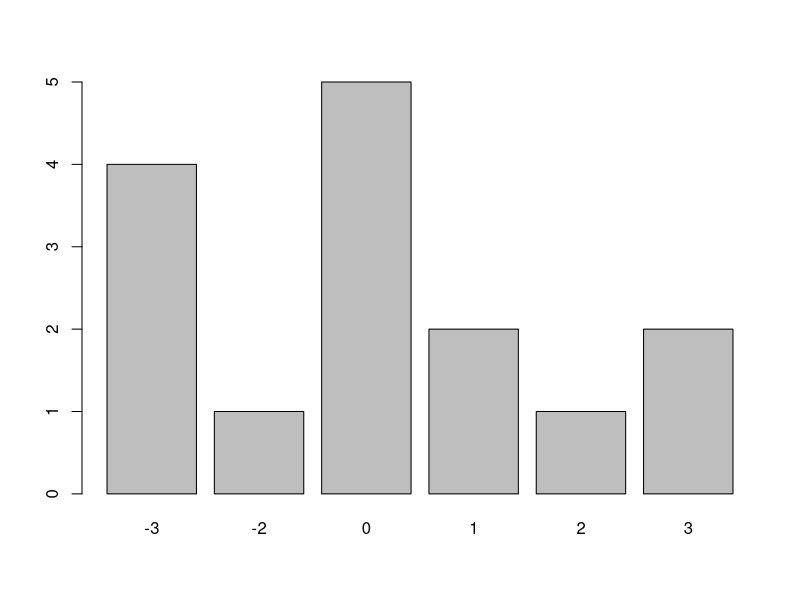
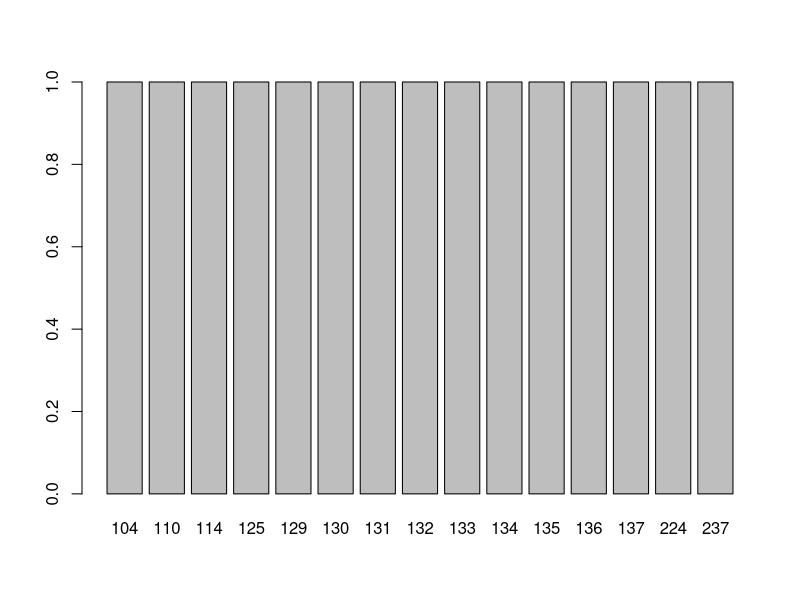
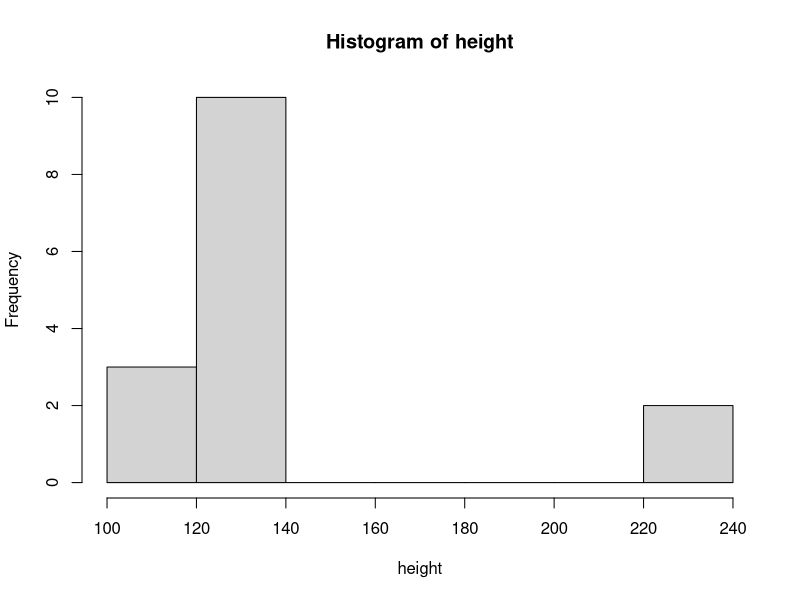
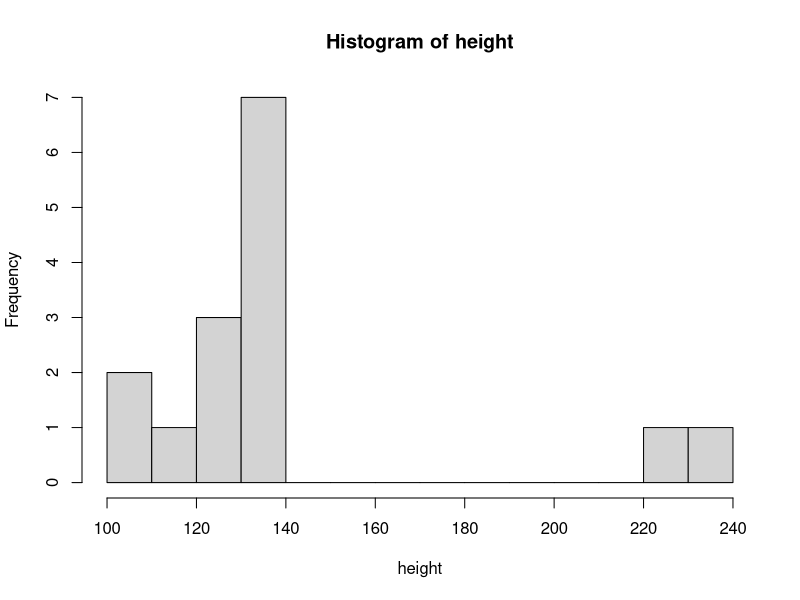
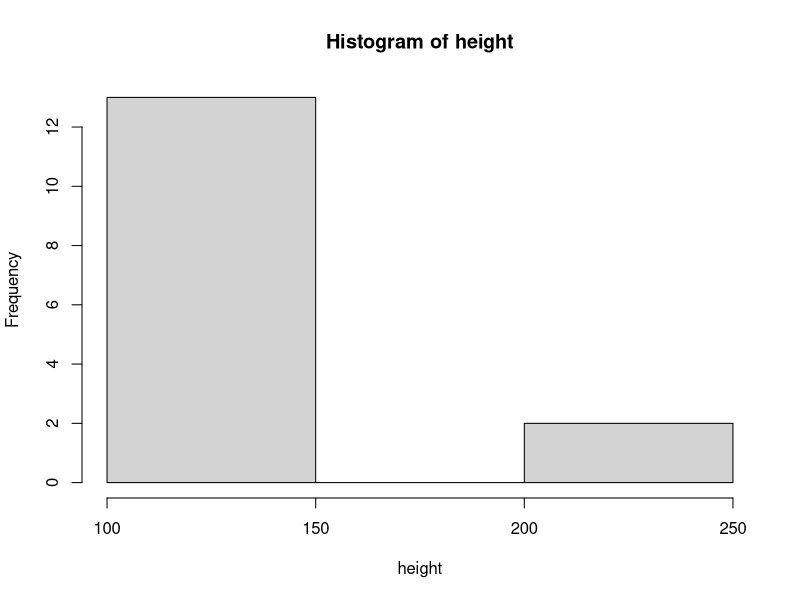
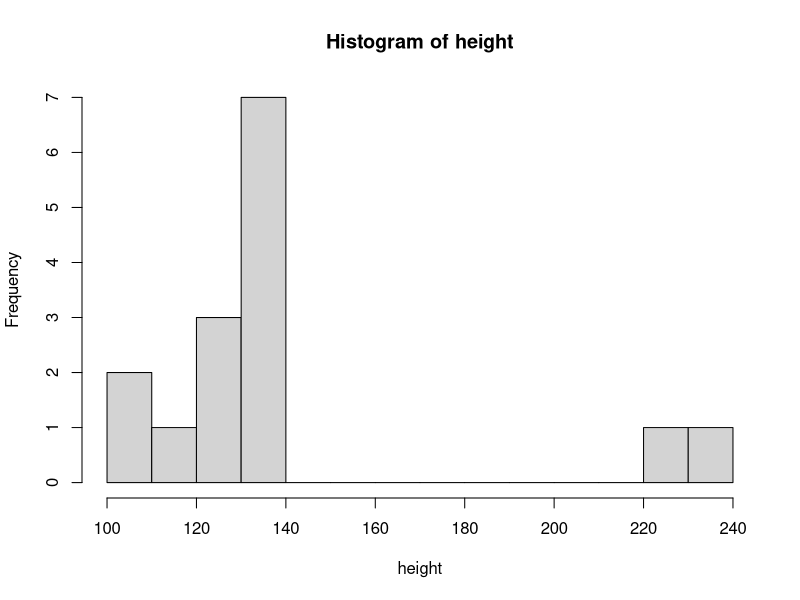
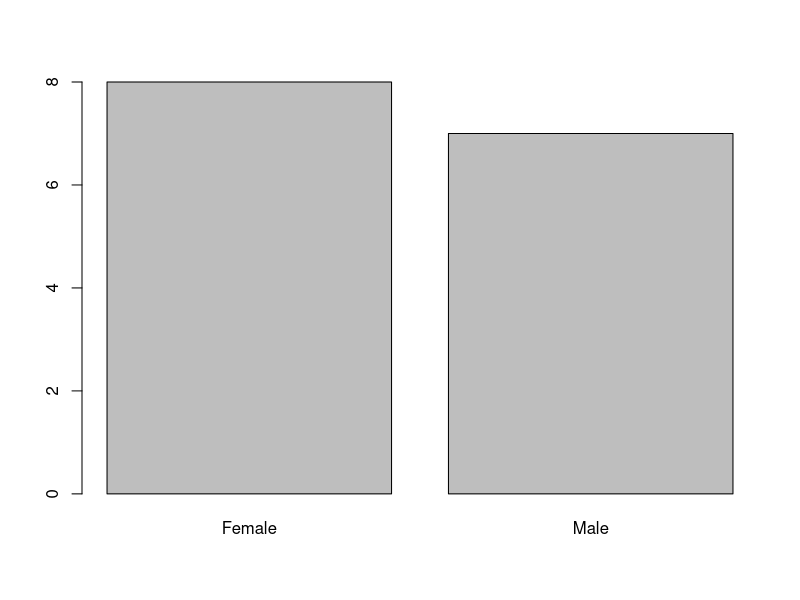
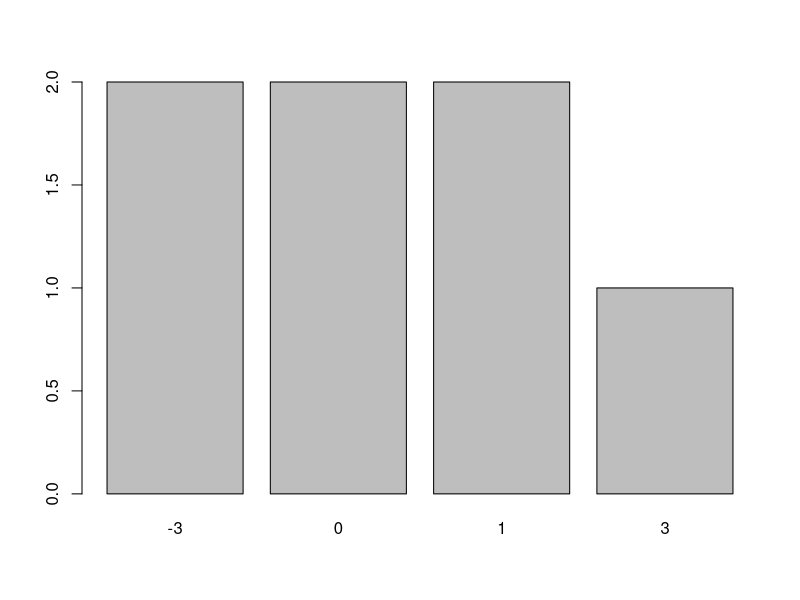

These charts were generated, in order, by the following R code:
## ---- chunk 1
spinach_rating <- c(0,  1, -3,  0, -2,  0, -3,  1,  0, -3, -3,  3,  3,  0,  2)
## ---- chunk 2
table(spinach_rating)
## ---- chunk 3
spinach_table <- table(spinach_rating)
## ---- chunk 4
barplot(spinach_table)
## ---- chunk 5
height <- c(133, 110, 224, 134, 135, 136, 125, 137, 104, 132, 114, 130, 
129, 237, 131)
height_table <- table(height)

height_table
barplot(height_table)
## ---- chunk 6
hist(height)
## ---- chunk 7
hist(height, breaks = 10)
hist(height, breaks = 3)
## ---- chunk 8
height_groups <- cut(height, 3)
table(height_groups)
## ---- chunk 9
mean(spinach_rating)
## ---- chunk 10
mean(height)
## ---- chunk 11
hist(height, breaks = 10)
## ---- chunk 12
median(height)
## ---- chunk 13
film_1 <- c(2, 3, 3, 3, 3, 4)
film_2 <- c(1, 1, 1, 5, 5, 5)

sd(film_1)
sd(film_2)
## ---- chunk 14
IQR(film_1)
IQR(film_2)
## ---- chunk 15
var(film_1)
## ---- chunk 16
df <- read.csv('spinach_data.csv')
## ---- chunk 17
df$spinach_rating
## ---- chunk 18
df$spinach_rating[1]
## ---- chunk 19
df$spinach_rating[c(1, 2, 3)]
## ---- chunk 20
df$height < 150
## ---- chunk 21
df$is_tall <- df$height > 150
## ---- chunk 22
gender_table <- table(df$gender)
barplot(gender_table)
## ---- chunk 23
df$gender == 'Male'
df$gender == 'Female'
## ---- chunk 24
numeric <- c(1, 2, 3, 4)
logical <- c(TRUE, FALSE, TRUE, FALSE)

numeric[logical]
## ---- chunk 25
df$spinach_rating[df$gender == 'Male']
## ---- chunk 26
df$spinach_rating[df$gender == 'Female']
## ---- chunk 27
men_spinach_table <- table(df$spinach_rating[df$gender == 'Male'])
barplot(men_spinach_table)

mean(df$spinach_rating[df$gender == 'Male'])
median(df$spinach_rating[df$gender == 'Male'])
sd(df$spinach_rating[df$gender == 'Male'])
IQR(df$spinach_rating[df$gender == 'Male'])
## ---- chunk 28
t.test(df$spinach_rating ~ df$gender)
## ---- chunk 29
t.test(df$spinach_rating ~ df$age)
## ---- chunk 30
t.test(df$spinach_rating, mu = 0)
## ---- chunk 31
t.test(df$spinach_rating)
## ---- chunk 32
t.test(df$spinach_rating, conf.level = 0.99)
## ---- chunk 33
t.test(df$spinach_rating ~ df$age)
## ---- chunk 34
t.test(df$spinach_rating ~ df$gender)
## ---- chunk 35
t.test(df$spinach_rating ~ df$age, conf.level = 0.99)
## ---- chunk 36
barplot(table(rbinom(1000, 10, 0.5)))
## ---- chunk 37
par(mfrow = c(2, 2))

x <- seq(-2,6,length = 200)
y <- dnorm(x, mean = 2, sd = 1)
plot(x,y, type = "l", lwd = 2)


x <- seq(1,9,length = 200)
y <- dnorm(x, mean = 5, sd = 1)
plot(x,y, type = "l", lwd = 2)


x <- seq(-2,6,length = 200)
y <- dnorm(x, mean = 2, sd = 0.25)
plot(x,y, type = "l", lwd = 2)


x <- seq(1,9,length = 200)
y <- dnorm(x, mean = 5, sd = 0.25)
plot(x,y, type = "l", lwd = 2)


par(mfrow = c(1, 1))

## ---- chunk 38
plot(df$height, df$spinach_rating)
## ---- chunk 39
plot(df$chocolate_rating, df$spinach_rating)
## ---- chunk 40
plot(df$kale_rating, df$spinach_rating)
## ---- chunk 41
plot(df$candy_floss_rating, df$spinach_rating)
## ---- chunk 42
cor(df$height, df$spinach_rating)
## ---- chunk 43

rel <- c('Height vs. Spinach Rating',
         'Chocolate Rating Vs. Spinach Rating',
         'Kale Rating Vs. Spinach Rating',
         'Candy Floss Rating Vs. Spinach Rating')


cor <- c(cor(df$height, df$spinach_rating),
         cor(df$chocolate_rating, df$spinach_rating),
         cor(df$kale_rating, df$spinach_rating),
         cor(df$candy_floss_rating, df$spinach_rating))

knitr::kable(data.frame(Relationship = rel, Correlation = cor) )

## ---- chunk 44
cor.test(df$height, df$spinach_rating)
## ---- chunk 45
cor.test(df$kale, df$spinach_rating)
